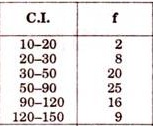
#> input picture image3.png, 153 x 126 px
$ python compressor.py image3.png
#> lines starting #> are read from the running program, lines starting #| are printed output that depends on the picture
#  This is not My code and Doesn't falles under my License and can be used how ever you want.
#  It is generated using GitCopilot and ChatGpt3 Correction and some modifiaction by me
#  to make it useable for my code for basic compression.
#  I am not going to be responsible for anyone using these code aside for this project.
#  I have right for the use for these project under GNU license and so do you.


import os
from PIL import Image, ImageFilter


counter = 0
def get_size_format(b, factor=1024, suffix="B"):
    for unit in ["", "K", "M", "G"]:
        if b < factor:
            return f"{b:.2f}{unit}{suffix}"
        b /= factor
    return f"{b:.2f}Y{suffix}"


def printf(*args):
    print(*args) if (__name__=="__main__") else ''


def compress_img(
    image_name,bw=False,new_size_ratio=0.9, quality=100, width=None, height=None, to_jpg=True
):
#> called with image_name = 'image3.png', bw = 1, new_size_ratio = 90, height = False, to_jpg = True
    global counter
    print("#",counter)
    counter+=1
    img = Image.open(image_name)
#> img is the input picture: PIL image 153x126 RGB; mean R, G, B 232.9, 230, 229.8
    printf("[*] Image shape:", img.size)
    image_size = os.path.getsize(image_name)
    printf("[*] Size before compression:", get_size_format(image_size))
    if bw:
        img = img.filter(ImageFilter.SMOOTH_MORE) if counter==1 else img
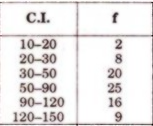
#> img: PIL image 153x126 RGB; mean R, G, B 232.9, 230, 229.8
        img = img.convert("L") if counter==1 else img
#> img: PIL image 153x126 L
    if new_size_ratio < 1.0:

        img = img.resize(
            (int(img.size[0] * new_size_ratio), int(img.size[1] * new_size_ratio)),
            Image.Resampling.LANCZOS,
        )
        printf("[+] New Image shape:", img.size)
    elif width and height:
        img = img.resize((width, height), Image.LANCZOS)
        printf("[+] New Image shape:", img.size)
    filename, ext = os.path.splitext(image_name)
    if to_jpg:
        new_filename = f"new_compressed.jpg"
    else:
        new_filename = f"new_compressed{ext}"
    try:
        img.save(new_filename, quality=quality, optimize=True)
    except OSError:
        img = img.convert("RGB")
        img.save(new_filename, quality=quality, optimize=True)

    printf("[+] New file saved:", new_filename)
    new_image_size = os.path.getsize(new_filename)
    printf("[+] Size after compression:", get_size_format(new_image_size))
    saving_diff = new_image_size - image_size
    printf(
        f"[+] Image size change: {saving_diff/image_size*100:.2f}% of the original image size."
    )

    if __name__!="__main__":
        if (new_image_size>1024**2):
            new_size_ratio-=0.1
            compress_img(new_filename, new_size_ratio)
    return new_filename


if __name__ == "__main__":
    import argparse

    parser = argparse.ArgumentParser(
        description="Simple Python script for compressing and resizing images"
    )
    parser.add_argument("image", help="Target image to compress and/or resize")
    parser.add_argument(
        "-j",
        "--to-jpg",
        action="store_true",
        help="Whether to convert the image to the JPEG format",
    )
    parser.add_argument(
        "-q",
        "--quality",
        type=int,
        help="Quality ranging from a minimum of 0 (worst) to a maximum of 95 (best). Default is 90",
        default=90,
    )
    parser.add_argument(
        "-r",
        "--resize-ratio",
        type=float,
        help="Resizing ratio from 0 to 1, setting to 0.5 will multiply width & height of the image by 0.5. Default is 1.0",
        default=1.0,
    )
    parser.add_argument(
        "-w",
        "--width",
        type=int,
        help="The new width image, make sure to set it with the `height` parameter",
    )
    parser.add_argument(
        "-hh",
        "--height",
        type=int,
        help="The new height for the image, make sure to set it with the `width` parameter",
    )
    args = parser.parse_args()

    print("=" * 50)
    print("[*] Image:", args.image)
    print("[*] To JPEG:", args.to_jpg)
    print("[*] Quality:", args.quality)
    print("[*] Resizing ratio:", args.resize_ratio)
    if args.width and args.height:
        print("[*] Width:", args.width)
        print("[*] Height:", args.height)
    print("=" * 50)

    compress_img(
        args.image,
        args.resize_ratio,
        args.quality,
        args.width,
        args.height,
        args.to_jpg,
    )
